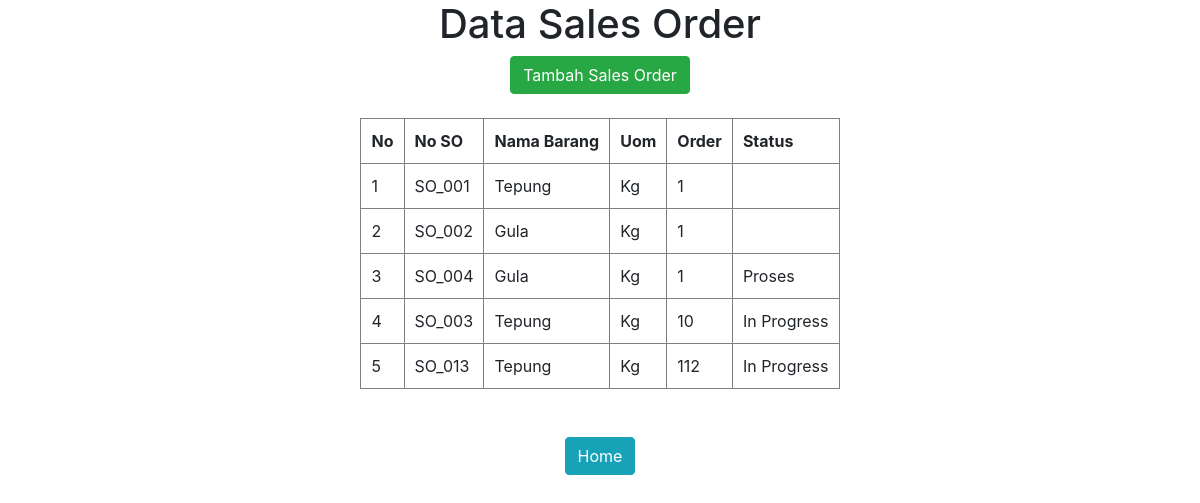
The app's page /sales_order.php with its own data.
### tables this page shows
CREATE TABLE `tb_so` (
  `id` int(11) NOT NULL,
  `no_so` varchar(100) NOT NULL,
  `nama_brg` varchar(100) NOT NULL,
  `uom` varchar(100) NOT NULL,
  `total_order` int(11) NOT NULL,
  `status` varchar(100) NOT NULL
);

### funtion1.php (called while the page is built, shortened)
<?php
	$url="localhost";
	$username="root";
	$password="";
	$database="db_toko";
	$konek1 = mysqli_connect($url, $username, $password, $database);
	function query($query){
		global $konek1;
		$result = mysqli_query($konek1, $query);
		$rows =	[];
		while ($row = mysqli_fetch_assoc($result)) {
			$rows[] = $row;
		}
		return $rows;
	}
?>

### sales_order.php (the view, shortened to what this page needs)
<?php
	require 'funtion1.php';
	$sales = query("SELECT * FROM tb_so ");
 ?>
 <!DOCTYPE html>
 <html>
 <head>
 	<link rel="stylesheet" href="https://maxcdn.bootstrapcdn.com/bootstrap/4.5.2/css/bootstrap.min.css">
 </head>
 <body>
 	<center>
 	<h1>Data Sales Order</h1>
 	 <a href="tambah2.php" title="">
              <button type="button" class="btn btn-success">Tambah Sales Order</button>
               </a>
 	<br>
 	<br>
 	<table border="1" cellpadding="10" cellspacing="0">
 		<tr>
 			<th>No</th>
 			<th> No SO</th>
 			<th>Nama Barang</th>
 			<th>Uom</th>
 			<th>Order</th>
			<th>Status</th>
 		</tr>
 		<tr>
 			<?php $i=1; ?>
 			<?php foreach ($sales as $row ) :?>
 			<td> <?= $i ?></td>
 			<td><?=$row["no_so"] ?></td>
 			<td><?=$row["nama_brg"] ?></td>
 			<td><?=$row["uom"] ?></td>
 			<td><?=$row["total_order"] ?></td>
 			<td><?=$row["status"] ?></td>
 		</tr>
 	<?php $i++ ?>
 	<?php endforeach ?>
 	</table>
 	<br>
 	<br>
 	 <a href="index.php" title="">
              <button type="button" class="btn btn-info">Home</button>
               </a>
 	<br>
 	</center>
 </body>
 </html>

### records on screen
tb_so: no_so "SO_001", nama_brg "Tepung", uom "Kg", total_order "1"
tb_so: no_so "SO_002", nama_brg "Gula", uom "Kg", total_order "1"
tb_so: no_so "SO_004", nama_brg "Gula", uom "Kg", total_order "1", status "Proses"
tb_so: no_so "SO_003", nama_brg "Tepung", uom "Kg", total_order "10", status "In Progress"
tb_so: no_so "SO_013", nama_brg "Tepung", uom "Kg", total_order "112", status "In Progress"
